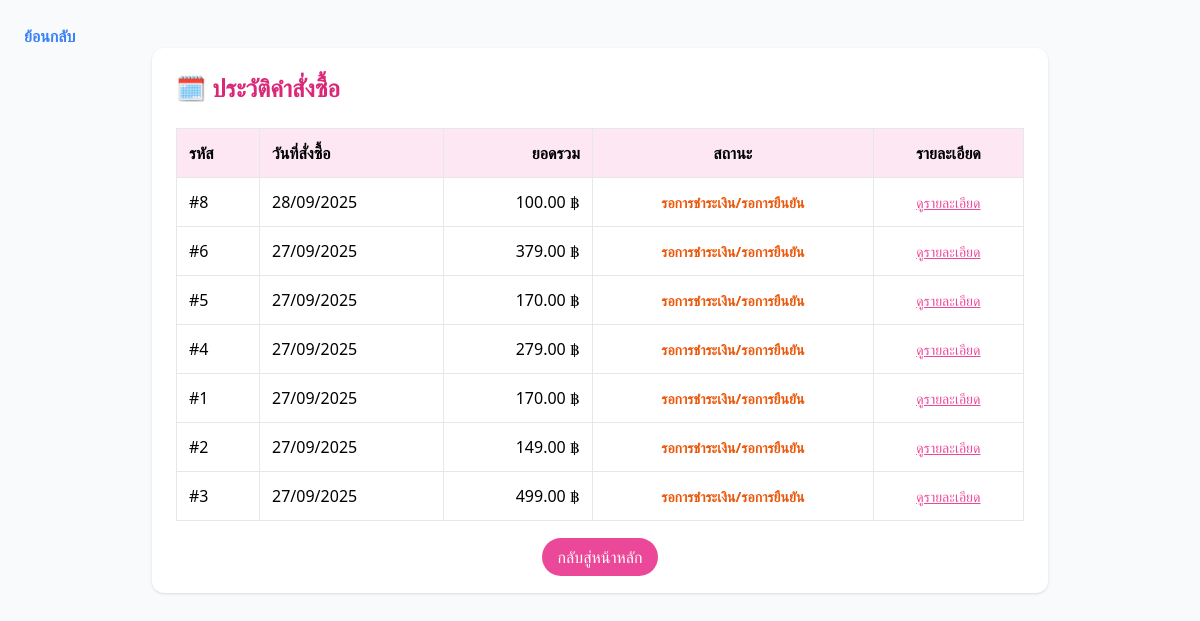
Screenshot of /order_history.php (signed in) with the database file from the repository.
### tables this page shows
CREATE TABLE `orders` (
  `orders_id` int(11) NOT NULL,
  `user_id` int(11) NOT NULL,
  `order_data` varchar(255) NOT NULL,
  `shipping_name` varchar(255) DEFAULT NULL,
  `shipping_phone` varchar(50) DEFAULT NULL,
  `shipping_address` text DEFAULT NULL,
  `total_amount` decimal(10,2) NOT NULL,
  `created` int(11) NOT NULL,
  `status` varchar(50) NOT NULL DEFAULT 'pending',
  `tracking_number` varchar(255) DEFAULT NULL,
  `created_at` timestamp NOT NULL DEFAULT current_timestamp()
);

### order_history.php (the view, shortened to what this page needs)
<?php
require_once 'connectdb.php';
$user_id = $_SESSION['user_id'];
$sql = "SELECT orders_id, total_amount, status, created_at FROM orders WHERE user_id = ? ORDER BY created_at DESC";
$stmt = $conn->prepare($sql);
$stmt->bind_param("i", $user_id);
$stmt->execute();
$orders = $stmt->get_result();
function getStatusThai($s) {
    switch ($s) {
        case 'pending': return 'รอการชำระเงิน/รอการยืนยัน';
    }
}
?>
<!DOCTYPE html>
<html lang="th">
<head>
<a href="homepage.php" class="text-blue-500 hover:text-red-700 font-semibold">ย้อนกลับ</a>
<script src="https://cdn.tailwindcss.com"></script>
</head>
<body class="bg-gray-50 font-Kanit p-6">
<div class="max-w-4xl mx-auto bg-white p-6 rounded-xl shadow">
    <h1 class="text-2xl font-bold text-pink-600 mb-6">🗓️ ประวัติคำสั่งซื้อ</h1>
    <?php if ($orders->num_rows > 0): ?>
    <table class="w-full border-collapse">
        <thead class="bg-pink-100">
            <tr>
                <th class="p-3 border text-left">รหัส</th>
                <th class="p-3 border text-left">วันที่สั่งซื้อ</th>
                <th class="p-3 border text-right">ยอดรวม</th>
                <th class="p-3 border text-center">สถานะ</th>
                <th class="p-3 border text-center">รายละเอียด</th>
            </tr>
        </thead>
        <tbody>
            <?php while($order = $orders->fetch_assoc()): ?>
            <tr class="hover:bg-gray-50">
                <td class="p-3 border">#<?php echo htmlspecialchars($order['orders_id']); ?></td>
                <td class="p-3 border"><?php echo date("d/m/Y", strtotime($order['created_at'])); ?></td>
                <td class="p-3 border text-right"><?php echo number_format($order['total_amount'], 2); ?> ฿</td>
                <td class="p-3 border text-center">
                    <span class="font-semibold text-sm text-<?php echo ($order['status'] == 'shipped' || $order['status'] == 'completed') ? 'green' : (($order['status'] == 'pending') ? 'orange' : 'blue'); ?>-600">
                        <?php echo getStatusThai($order['status']); ?>
                    </span>
                </td>
                <td class="p-3 border text-center">
                    <a href="order_confirmation.php?order_id=<?php echo $order['orders_id']; ?>" class="text-pink-500 hover:text-pink-700 underline text-sm">ดูรายละเอียด</a>
                </td>
            </tr>
            <?php endwhile; ?>
        </tbody>
    </table>
    <?php else: ?>
        <p class="text-center text-gray-500 p-8 border rounded-lg">คุณยังไม่มีประวัติการสั่งซื้อในระบบ</p>
    <?php endif; ?>
    <div class="mt-6 text-center">
        <a href="homepage.php" class="px-4 py-2 bg-pink-500 text-white rounded-full hover:bg-pink-600 transition">กลับสู่หน้าหลัก</a>
    </div>
</div>
</body>
</html>

### rows the page displays
orders: orders_id "8", created_at "28/09/2025", total_amount "100.00", status "รอการชำระเงิน/รอการยืนยัน"
orders: orders_id "6", created_at "27/09/2025", total_amount "379.00", status "รอการชำระเงิน/รอการยืนยัน"
orders: orders_id "5", created_at "27/09/2025", total_amount "170.00", status "รอการชำระเงิน/รอการยืนยัน"
orders: orders_id "4", created_at "27/09/2025", total_amount "279.00", status "รอการชำระเงิน/รอการยืนยัน"
orders: orders_id "1", created_at "27/09/2025", total_amount "170.00", status "รอการชำระเงิน/รอการยืนยัน"
orders: orders_id "2", created_at "27/09/2025", total_amount "149.00", status "รอการชำระเงิน/รอการยืนยัน"
orders: orders_id "3", created_at "27/09/2025", total_amount "499.00", status "รอการชำระเงิน/รอการยืนยัน"
